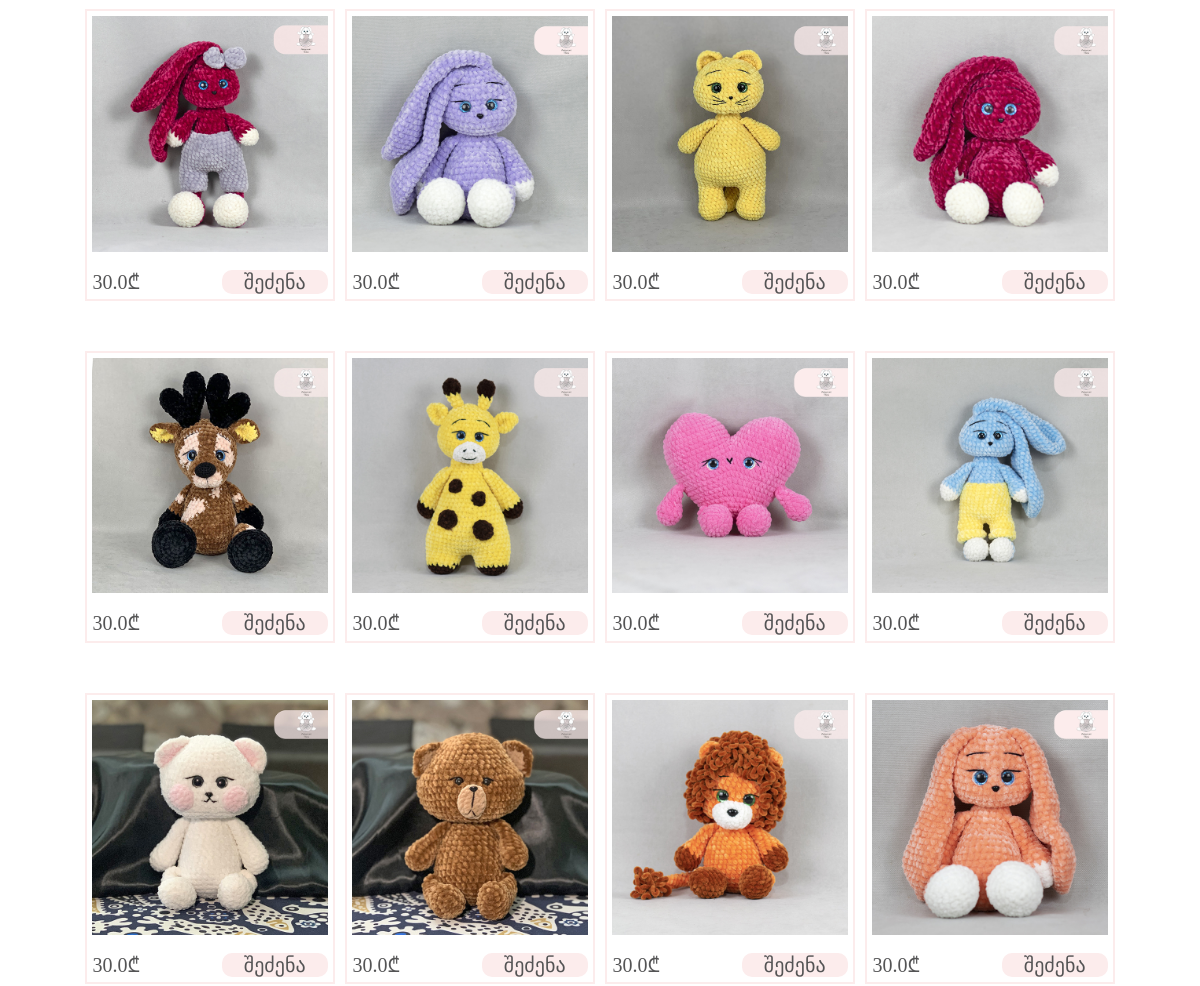
Page /categories/1 (middle part) on the earlier database version.
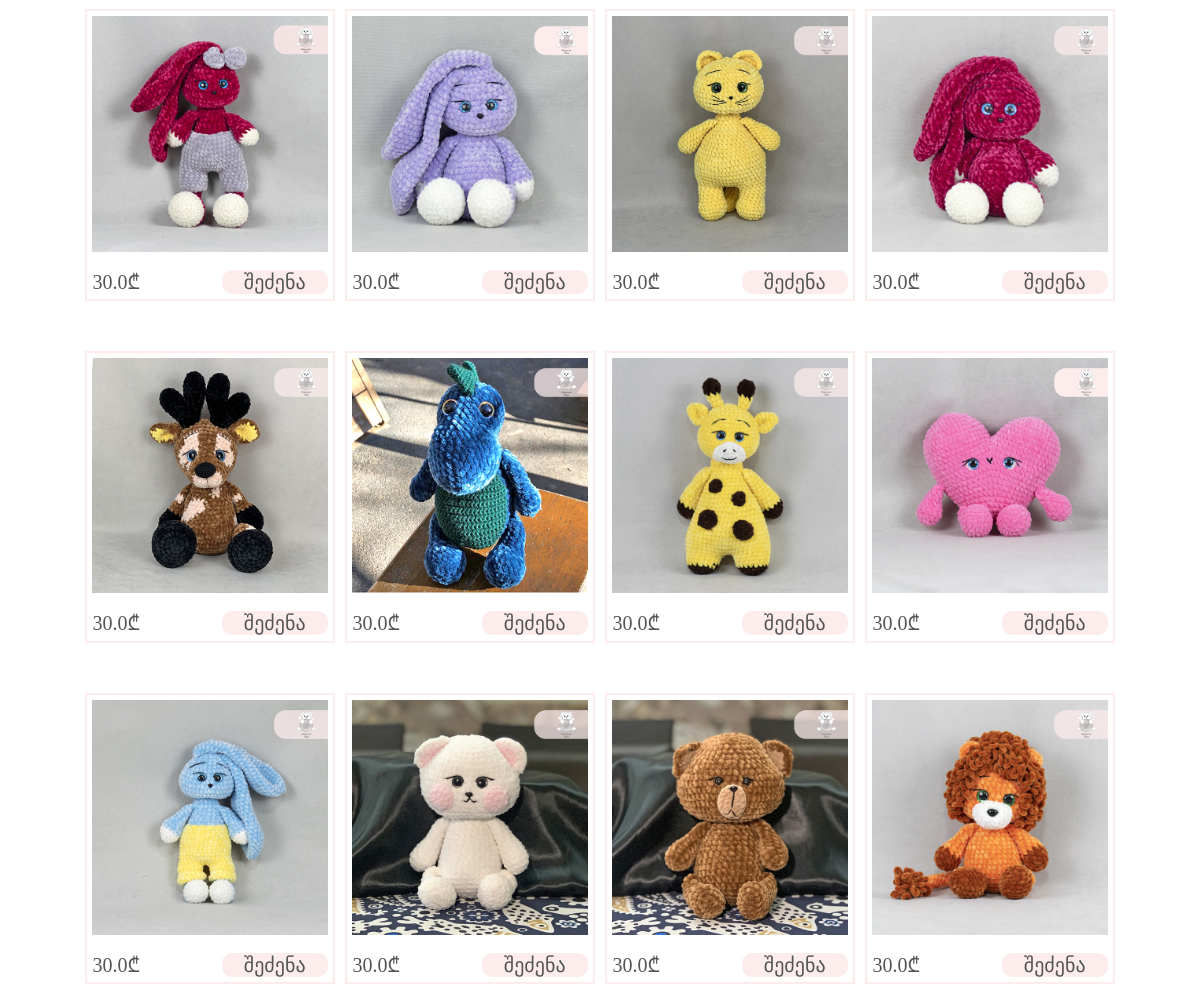
Same page on the later database version.
### app/models/store.py (models this page shows)
class Toy(db.Model, BaseModel):
    __tablename__ = "toys"
    id = db.Column(db.Integer, primary_key=True)
    photo = db.Column(db.String, nullable=False)
    name_geo = db.Column(db.String, nullable=False)
    name_eng = db.Column(db.String, nullable=False)
    desc_eng = db.Column(db.Text, nullable=False)
    desc_geo = db.Column(db.Text, nullable=False)
    price = db.Column(db.Float, nullable=False)
    stock = db.Column(db.Integer, nullable=False)
    is_popular = db.Column(db.Boolean, nullable=False)
    meta_geo = db.Column(db.String, nullable=False)
    meta_eng = db.Column(db.String, nullable=False)
    category_id = db.Column(db.ForeignKey("toy_categories.id"))
    category = db.relationship("ToyCategory", uselist=False)

### app/views/product/routes.py (the view)
@product_blueprint.route("/categories/<int:category_id>")
def category(category_id):
    categorie = ToyCategory.query.get(category_id)
    toys = Toy.query.filter_by(category_id=categorie.id)
    return render_template("bunnies.html", toys=toys, categorie=categorie)

### app/__init__.py (called while the page is built)
def register_extensions(app):
    db.init_app(app)
    migrate.init_app(app, db)
    login_manager.init_app(app)
    login_manager.login_view = "auth.login"
    @login_manager.user_loader
    def load_user(user_id):
        return User.query.get(user_id)
    admin.init_app(app)
    admin.add_view(OrderView(Order, db.session, name="შეკვეთები"))
    admin.add_view(UserView(User, db.session, name="მომხმარებლები"))
    admin.add_view(ToyView(Toy, db.session, name="სათამაშოები"))
    admin.add_view(ToyCategoryView(ToyCategory, db.session, name="კატეგორიები"))
    admin.add_view(CityView(City, db.session, name="ქალაქები"))
    admin.add_link(MenuLink("გასვლა", url="/"))
    ckeditor.init_app(app)
    def get_locale():
        if 'locale' not in session.keys():
            session['locale'] = 'EN'
        return session['locale']
    babel.init_app(app, locale_selector=get_locale)

### app/templates/product/bunnies.html (shortened to what this page needs)
{% extends 'layouts/base.html' %}
{% block main %}
<main>
    <div class="container">
        <section class="bunnies">
            <ul>
                {% for toy in toys %}
                    <li class="product">
                    <a id="product1" href="{{ url_for('product.view_product', id=toy.id) }}">
                            <img src="{{ url_for('static', filename='img/products/' + toy.photo) }}" alt="{{ toy.name_eng }}">
                            <div class="product-info">
                                <span>{{ toy.price }}₾</span>
                                <button id="buyButton1">{{_('შეძენა')}}</button>
                            </div>
                        </a>
                    </li>
                {% endfor %}
            </ul>
        </section>
    </div>
</main>
{% endblock %}

Differences in the rows shown:
no longer on this page (row unchanged): Toy: photo (picture), price "30.0"
now on this page (row edited): Toy: photo (picture), price "30.0"
